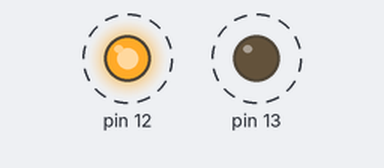
The sketch below on a simulated Arduino Uno, built with avr-gcc and run on an emulated ATmega328P. On the bench: output pins drawn as LEDs (lit = HIGH). Dashed ring = blinking. What the sketch prints to the serial monitor is not drawn.

Above: at 1.0 s.
Timing chart, 0 to 3.7 s (numbered marks = the images above):
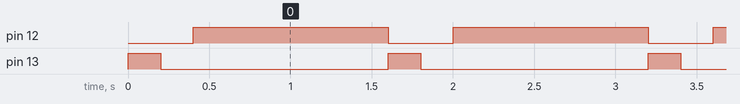

The sketch:

Circuit_01.ino
```cpp
void setup()
{
  pinMode(12, OUTPUT);
  pinMode(13, OUTPUT);
  Serial.begin(9600);
}

// Fibonacci
int fib(int initial) {
  if (initial <=1) {
    return initial;
  }
  else {
    return fib(initial-1)+fib(initial-2);
  }
}

void blinker(int times)
{
  int ii;
  for (ii = 1; ii <= times; ii++) {
    digitalWrite(13, HIGH);
    delay(200);
    digitalWrite(13, LOW);
    delay(200);
  }

}

void sleep(int n)
{
  digitalWrite(12, HIGH);
  delay(n);
  digitalWrite(12, LOW);
}

void loop()
{
  int i;
  int fib_i;
  if (i > 5) {
    i = 1;
  } else {
    i++;
  }
  fib_i = fib(i);
  Serial.println("i: " + String(i) + ", fib(i): " + String(fib_i));
  blinker(fib_i);
  sleep(1200);
}
```

Measured:
- by itself, pin 12: alternates HIGH for 1.2 s and LOW for 0.40 s
- by itself, pin 13: alternates HIGH for 0.20 s and LOW for 1.4 s
- by itself, everything shown: repeats every 1.6 s, in 4 steps
